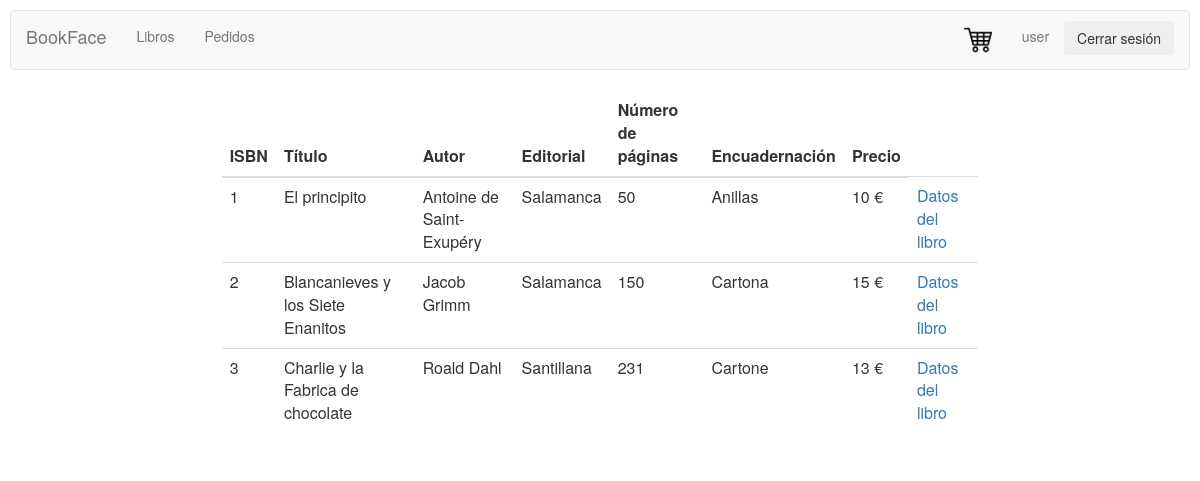
The app's page /librosuser/mostrarlibros.php (signed in) with its own data.
### tables this page shows
CREATE TABLE `libros` (
  `isbn` int(13) NOT NULL AUTO_INCREMENT,
  `titulo` varchar(45) NOT NULL,
  `autor` varchar(45) NOT NULL,
  `editorial` varchar(45) NOT NULL,
  `numpag` int(11) DEFAULT NULL,
  `encuadernacion` varchar(45) DEFAULT NULL,
  `precio` int(11) NOT NULL,
  PRIMARY KEY (`isbn`)
);

### librosuser/mostrarlibros.php (the view, shortened to what this page needs)
<html>
<head>
    <link rel="stylesheet" href="../CSS/styles.css">
    <link rel="stylesheet" href="../CSS/menuadmin.css">
</head>
<body>
<?php session_start();
if (isset($_SESSION["user"]) && $_SESSION["user"]!="admin") {
?>
<div class="row">
        <div>
        <?php include_once "../controluser/menuuser.php"?>
        </div>
    </div>
    <div class="row">
    <div class="col-md-2"></div>
    <div class="col-md-8">
<?php
$connection = new mysqli("localhost", "user", "2asirtriana", "proyecto");
$connection->set_charset("utf8");
if ($result = $connection->query("select * from libros;")) {
    echo " <table class='table custab' style='background-color: white; border-radius:10px;'>";
    ?>
    <thead>
      <tr>
        <th>ISBN</th>
        <th>Título</th>
        <th>Autor</th>
        <th>Editorial</th>
        <th>Número de páginas</th>
        <th>Encuadernación</th>
        <th>Precio</th>
       </tr>
    </thead>
<?php
    while($obj = $result->fetch_object()) {
        echo "<tr>";
        echo "<td>".$obj->isbn."</td>";
        echo "<td>".$obj->titulo."</td>";
        echo "<td>".$obj->autor."</td>";
        echo "<td>".$obj->editorial."</td>";
        echo "<td>".$obj->numpag."</td>";
        echo "<td>".$obj->encuadernacion."</td>";
        echo "<td>".$obj->precio." €</td>";
        echo "<td><a href='libro.php?cod=$obj->isbn'>Datos del libro</a></td>";
        echo "</tr>";
    }
}
} else {
    session_destroy();
    header("Location: ../login.php");
  }
?>
</div>
    <div class="col-md-2"></div>
    </div>
</body>
</html>

### CSS/styles.css (style rules this page uses)
body { background-image:url("http://culto.latercera.com/wp-content/uploads/2017/04/Libros-1-900x600.jpg"); background-position:center; background-size: 100%; background-repeat: no-repeat; padding:10px; }

### CSS/menuadmin.css (style rules this page uses)
body,html { height: 100%; }
.row { padding: 0px 15px; }

### records on screen
libros: isbn "1", titulo "El principito", autor "Antoine de Saint-Exupéry", editorial "Salamanca", numpag "50", encuadernacion "Anillas", precio "10"
libros: isbn "2", titulo "Blancanieves y los Siete Enanitos", autor "Jacob Grimm", editorial "Salamanca", numpag "150", encuadernacion "Cartona", precio "15"
libros: isbn "3", titulo "Charlie y la Fabrica de chocolate", autor "Roald Dahl", editorial "Santillana", numpag "231", encuadernacion "Cartone", precio "13"

### other values on screen
$_SESSION["user"] "user"
